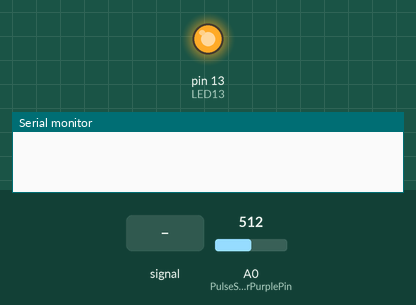
This sketch was run on a simulated Arduino Uno, built with avr-gcc and run on an emulated ATmega328P. On the bench: output pins drawn as LEDs (lit = HIGH), the last lines printed to the serial monitor. Dashed ring = blinking. The test bench sets the inputs (shaded band); at power-on: A0 (PulseSensorPurplePin) = 512.

Above: at 1.2 s.
1.3 s: A0 (PulseSensorPurplePin) fed a 200 Hz sine of ±81 counts around its level
At 1.75 s:
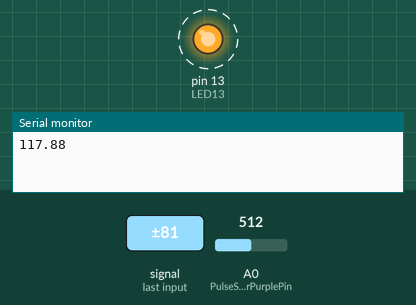
4.3 s: A0 (PulseSensorPurplePin) set to 440
5.8 s: A0 (PulseSensorPurplePin) set to 466
At 6.7 s:
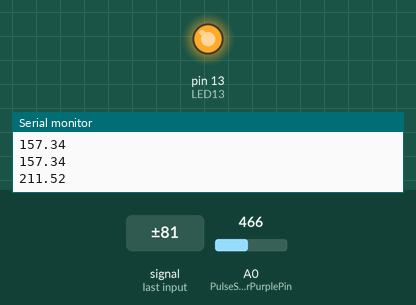
7.3 s: A0 (PulseSensorPurplePin) set to 306
At 7.8 s:
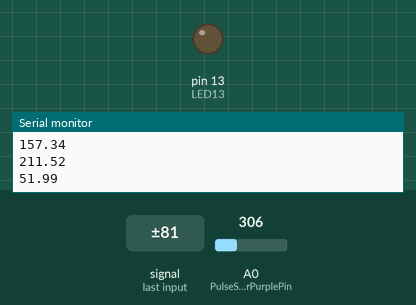
Timing chart, 0 to 9.8 s (numbered marks = the images above; inputs shaded):
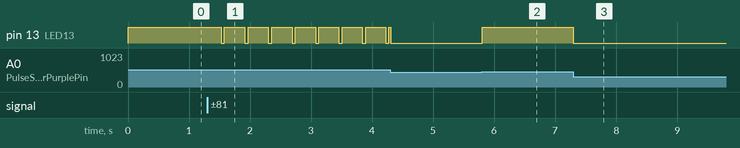

The sketch:

pulseRate.ino
```cpp
//  Variables
int PulseSensorPurplePin = 0;        // Pulse Sensor PURPLE WIRE connected to ANALOG PIN 0
int LED13 = 13;   //  The on-board Arduion LED

unsigned long beatRecordedatMs[4] = {0,0,0,0} ;
int Signal;                // holds the incoming raw data. Signal value can range from 0-1024
int Threshold = 450;            // Determine which Signal to "count as a beat", and which to ingore.
int wasBeat = 0;
// The SetUp Function:
void setup() {
  pinMode(LED13,OUTPUT);         // pin that will blink to your heartbeat!
   Serial.begin(9600);         // Set's up Serial Communication at certain speed.

}

// The Main Loop Function
void loop() {

  Signal = analogRead(PulseSensorPurplePin);  // Read the PulseSensor's value.
                                              // Assign this value to the "Signal" variable.

   //Serial.println(Signal);                    // Send the Signal value to Serial Plotter.


   if(Signal > Threshold){// If the signal is above "550", then "turn-on" Arduino's on-Board LED.
     digitalWrite(LED13,HIGH);
     wasBeat = 1;
   } else {
    if(wasBeat == 1)
    {
      beatRecordedatMs[3] = beatRecordedatMs[2] ;
      beatRecordedatMs[2] = beatRecordedatMs[1] ;
      beatRecordedatMs[1] = beatRecordedatMs[0] ;
      beatRecordedatMs[0] = millis() ;
      int elapsedTimeof4Pulses = beatRecordedatMs[0] - beatRecordedatMs[3] ;
      float pulseRateBeatsPerMinute =  60000 / ( elapsedTimeof4Pulses / 3.0 ) ;
      Serial.println(pulseRateBeatsPerMinute);
      wasBeat = 0;
    }
     digitalWrite(LED13,LOW);                //  Else, the sigal must be below "550", so "turn-off" this LED.
   }


delay(10);


}
```

Measured:
- after the input at 1.3 s, pin 13 (LED13): alternates HIGH for 0.32 s and LOW for 0.06 s, starting after 0.23 s
- after the input at 5.8 s, pin 13 (LED13): LOW → HIGH at once
- after the input at 7.3 s, pin 13 (LED13): HIGH → LOW at once
